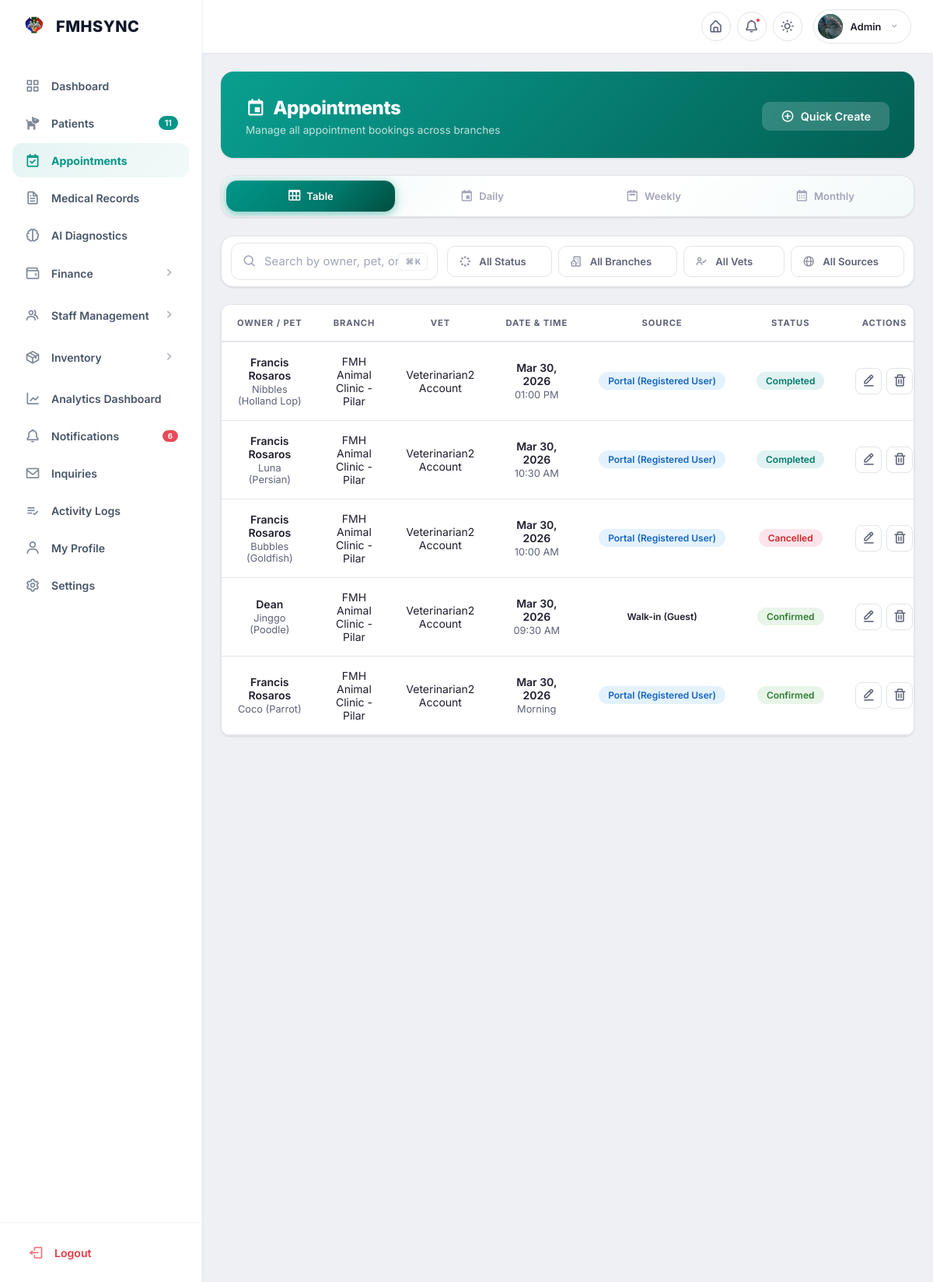
The page /appointments/admin/ (signed in) on the database as committed earlier.
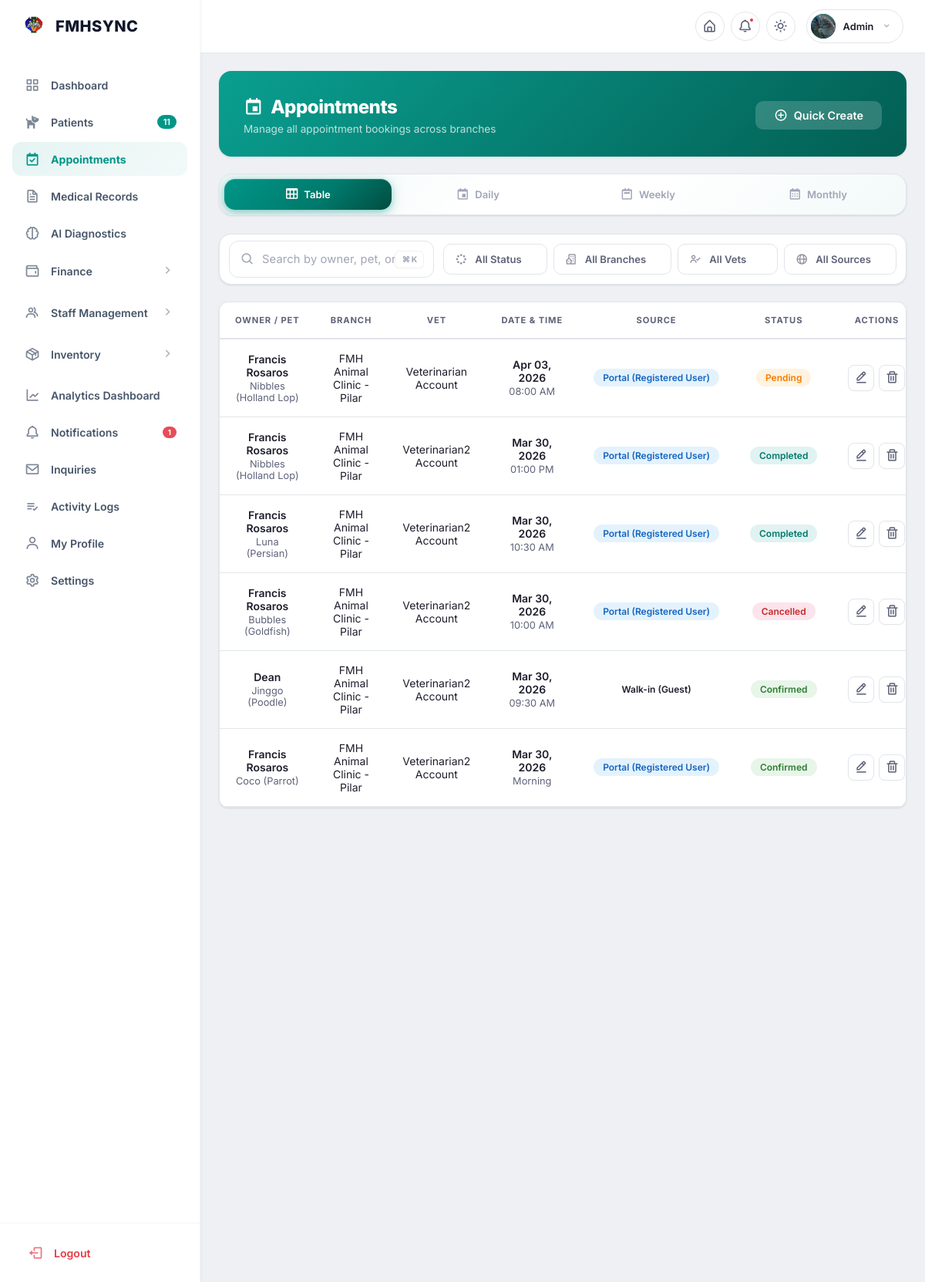
The same page on the database as committed later.
### appointments/models.py (models this page shows, shortened)
class Appointment(models.Model):
    class Source(models.TextChoices):
        WALKIN = 'WALKIN', 'Walk-in (Guest)'
        PORTAL = 'PORTAL', 'Portal (Registered User)'
    class Status(models.TextChoices):
        PENDING = 'PENDING', 'Pending'
        CONFIRMED = 'CONFIRMED', 'Confirmed'
        CANCELLED = 'CANCELLED', 'Cancelled'
        COMPLETED = 'COMPLETED', 'Completed'
    class Reason(models.TextChoices):
        GENERAL = 'GENERAL', 'General Consultation'
        ROUTINE = 'ROUTINE', 'Routine Check-up'
        VACCINATION = 'VACCINATION', 'Vaccination'
        SURGERY = 'SURGERY', 'Surgery'
        EMERGENCY = 'EMERGENCY', 'Emergency'
        OTHER = 'OTHER', 'Other'
    owner_name = models.CharField(max_length=200)
    owner_email = models.EmailField(blank=True)
    owner_phone = models.CharField(max_length=20, blank=True)
    owner_address = models.TextField(blank=True, help_text='Full address of the owner')
    pet_name = models.CharField(max_length=150)
    pet_species = models.CharField(max_length=60, blank=True, help_text='e.g. Dog, Cat, Bird')
    pet_breed = models.CharField(max_length=150, blank=True)
    pet_dob = models.CharField(max_length=50, blank=True, null=True, help_text='Date of birth (YYYY-MM-DD)')
    pet_sex = models.CharField(max_length=10, blank=True)
    pet_color = models.CharField(max_length=60, blank=True)
    pet_symptoms = models.TextField(
        blank=True, help_text='Specific symptoms recorded for this visit')
    pet = models.ForeignKey(
        'patients.Pet',
        on_delete=models.SET_NULL,
        null=True,
        blank=True,
        related_name='appointments',
        help_text='Link to a registered pet profile, if available.',
    )
    branch = models.ForeignKey(
        Branch,
        on_delete=models.CASCADE,
        related_name='appointments',
    )
    preferred_vet = models.ForeignKey(
        StaffMember,
        on_delete=models.SET_NULL,
        null=True,
        blank=True,
        related_name='appointments',
        limit_choices_to={'position': StaffMember.Position.VETERINARIAN},
    )
    appointment_date = models.DateField()
    appointment_time = models.TimeField()
    reason_for_visit = models.ForeignKey(
        'settings.ReasonForVisit',
        on_delete=models.SET_NULL,
        null=True,
        blank=True,
        related_name='appointments',
        help_text='Reason for the appointment visit',
    )
    reason = models.CharField(
        max_length=20,
        choices=Reason.choices,
        default=Reason.GENERAL,
        blank=True,
        help_text='Legacy reason field - use reason_for_visit instead',
    )
    source = models.CharField(
        max_length=10,
        choices=Source.choices,
        default=Source.WALKIN,
    )
    status = models.CharField(
        max_length=10,
        choices=Status.choices,
        default=Status.PENDING,
    )
    is_returning_customer = models.BooleanField(default=False)
    user = models.ForeignKey(
        'accounts.User',
        on_delete=models.SET_NULL,
        null=True,
        blank=True,
        related_name='appointments',
    )
    sale = models.ForeignKey(
        'pos.Sale',
        on_delete=models.SET_NULL,
        null=True,
        blank=True,
        related_name='appointments',
        help_text='Linked sale transaction when appointment is billed',
    )
    notes = models.TextField(blank=True, help_text='Additional notes')
    created_at = models.DateTimeField(auto_now_add=True)
    updated_at = models.DateTimeField(auto_now=True)
    class Meta:
        ordering = ['-appointment_date', '-appointment_time']
        indexes = [
            models.Index(fields=['appointment_date', 'appointment_time']),
            models.Index(fields=['status']),
            models.Index(fields=['appointment_date', 'status']),
            models.Index(fields=['branch', 'appointment_date']),
            models.Index(fields=['created_at']),
        ]
    def time_display(self):
        if not self.appointment_time:
            return ''
        if self.appointment_time.hour == 9 and self.appointment_time.minute == 0:
            return 'Morning'
        elif self.appointment_time.hour == 14 and self.appointment_time.minute == 0:
            return 'Afternoon'
        else:
            return self.appointment_time.strftime('%I:%M %p')
    @property
    def appointment_time_display(self):
        return self.time_display()
    @classmethod
    def cleanup_expired(cls):
        from datetime import timedelta
        cutoff = timezone.now() - timedelta(days=1)
        expired = cls.objects.filter(
            appointment_date__lt=cutoff.date(),
            status='PENDING',
        )
        count = expired.count()
        expired.delete()
        return count

### branches/models.py (models this page shows)
class Branch(models.Model):
    name = models.CharField(max_length=150, unique=True, help_text="Branch name (e.g. Downtown Clinic)")
    branch_code = models.CharField(max_length=50, unique=True, blank=True, null=True)
    phone_number = models.CharField(max_length=20)
    email = models.EmailField(blank=True, null=True)
    address = models.CharField(max_length=255)
    city = models.CharField(max_length=100)
    state = models.CharField(max_length=100)
    zip_code = models.CharField(max_length=20)
    clinic_license_number = models.CharField(
        max_length=100, blank=True,
        help_text='Clinic/branch registration or license number'
    )
    operating_hours = models.TextField(blank=True, null=True, help_text="e.g. Mon-Fri: 8am-6pm, Sat: 9am-2pm")
    is_active = models.BooleanField(default=True)
    google_maps_embed_url = models.URLField(
        max_length=1000,
        blank=True,
        help_text='Google Maps embed URL for iframe display'
    )
    google_maps_link = models.URLField(
        max_length=500,
        blank=True,
        help_text='Direct link to Google Maps location'
    )
    facebook_url = models.URLField(max_length=500, blank=True, help_text='Facebook page URL')
    instagram_url = models.URLField(max_length=500, blank=True, help_text='Instagram profile URL')
    messenger_url = models.URLField(max_length=500, blank=True, help_text='Facebook Messenger URL')
    tiktok_url = models.URLField(max_length=500, blank=True, help_text='TikTok profile URL')
    display_order = models.PositiveIntegerField(
        default=0,
        help_text='Order for contact page display (lower = first)'
    )
    badge_label = models.CharField(
        max_length=50,
        blank=True,
        help_text="Display badge (e.g., 'Main Branch', 'New!')"
    )
    created_at = models.DateTimeField(auto_now_add=True)
    updated_at = models.DateTimeField(auto_now=True)
    class Meta:
        verbose_name_plural = 'Branches'
        ordering = ['name']
    def __str__(self):
        return f'{self.name} — {self.city}'

### employees/models.py (models this page shows, shortened)
class StaffMember(SoftDeleteModel):
    class Position(models.TextChoices):
        VETERINARIAN = 'VETERINARIAN', 'Veterinarian'
        VET_ASSISTANT = 'VET_ASSISTANT', 'Vet Assistant'
        RECEPTIONIST = 'RECEPTIONIST', 'Receptionist'
        ADMIN = 'ADMIN', 'Admin'
        OJT = 'OJT', 'OJT'
    first_name = models.CharField(max_length=100)
    last_name = models.CharField(max_length=100)
    email = models.EmailField(blank=True)
    phone = models.CharField(max_length=20, blank=True)
    position = models.CharField(max_length=20, choices=Position.choices)
    salary = models.DecimalField(max_digits=10, decimal_places=2, default=0)
    branch = models.ForeignKey(
        Branch,
        on_delete=models.SET_NULL,
        null=True,
        blank=True,
        related_name='staff_members',
    )
    date_hired = models.DateField(null=True, blank=True)
    is_active = models.BooleanField(default=True)
    license_number = models.CharField(
        max_length=100, blank=True, help_text='PRC license number (for vets)')
    license_expiry = models.DateField(
        null=True, blank=True, help_text='License expiration date')
    user = models.OneToOneField(
        'accounts.User',
        on_delete=models.SET_NULL,
        null=True,
        blank=True,
        related_name='staff_profile',
    )
    created_at = models.DateTimeField(auto_now_add=True)
    updated_at = models.DateTimeField(auto_now=True)
    objects = StaffMemberManager()
    class Meta:
        ordering = ['last_name', 'first_name']
    def __str__(self):
        return f'{self.first_name} {self.last_name} — {self.get_position_display()}'
    @property
    def full_name(self):
        return f'{self.first_name} {self.last_name}'

### appointments/views.py (the view)
# urls.py: path('admin/', views.admin_list, name='admin_list'),
@login_required
@module_permission_required('appointments', 'VIEW')
def admin_list(request):
    Appointment.cleanup_expired()
    appointments = Appointment.objects.select_related(
        'branch', 'preferred_vet', 'user').all()
    q = request.GET.get('q', '').strip()
    if q:
        appointments = appointments.filter(
            Q(owner_name__icontains=q) |
            Q(pet_name__icontains=q) |
            Q(owner_email__icontains=q)
        )
    status = request.GET.get('status', '')
    if status:
        appointments = appointments.filter(status=status)
    branch_id = request.GET.get('branch', '')
    if branch_id:
        appointments = appointments.filter(branch_id=branch_id)
    source = request.GET.get('source', '')
    if source:
        appointments = appointments.filter(source=source)
    vet_id = request.GET.get('vet', '')
    if vet_id:
        appointments = appointments.filter(preferred_vet_id=vet_id)
    current_view = request.GET.get('view', 'table')
    branches = Branch.objects.filter(is_active=True)
    vets = StaffMember.objects.filter(
        user__assigned_role__code='veterinarian',
        is_active=True,
    ).select_related('user', 'user__assigned_role')
    quick_form = AdminQuickCreateForm()
    page_number = request.GET.get('page', 1)
    paginator = Paginator(appointments, 10)
    page_obj = paginator.get_page(page_number)
    return render(request, 'appointments/admin_list.html', {
        'appointments': page_obj,
        'page_obj': page_obj,
        'branches': branches,
        'vets': vets,
        'statuses': Appointment.Status.choices,
        'sources': Appointment.Source.choices,
        'q': q,
        'selected_status': status,
        'selected_branch': branch_id,
        'selected_source': source,
        'selected_vet': vet_id,
        'current_view': current_view,
        'quick_form': quick_form,
    })

### FMHANIMALCLINIC/form_mixins.py (called while the page is built)
def _add_css_class(widget, css_class):
    existing = widget.attrs.get('class', '')
    if css_class not in existing.split():
        widget.attrs['class'] = f"{existing} {css_class}".strip()

### accounts/models.py (called while the page is built)
    def is_pet_owner(self):
        if self.is_superuser:
            return False
        if self.assigned_role:
            return not self.assigned_role.is_staff_role
        return True  # Default to pet owner for safety if no role assigned

    def has_module_permission(self, module_code, permission_type=None):
        if self.is_superuser:
            return True
        if self.assigned_role:
            return self.assigned_role.has_module_permission(module_code, permission_type)
        return False

    def get_display_role(self):
        if self.is_superuser:
            return 'Super Administrator'
        if self.assigned_role:
            return self.assigned_role.name
        return 'Pet Owner'

### accounts/templatetags/permission_tags.py (called while the page is built)
@register.filter(name='has_module')
def has_module(user, module_code):
    if not user or not user.is_authenticated:
        return False
    return user.has_module_permission(module_code)

### utils/models.py (called while the page is built)
    def get_queryset(self):
        return super().get_queryset().filter(is_deleted=False)

### templates/appointments/admin_list.html (shortened to what the changed rows need)
{% extends 'base/portal_admin.html' %}
{% load static record_filters %}
{% block content %}
<div class="page-hero">
  <div class="page-hero-inner">
    <div class="page-hero-text">
      <h1><i class='bx bx-calendar-event'></i> Appointments</h1>
    </div>
  </div>
</div>
<div id="tableView">
{% if appointments %}
<div class="admin-table-card">
  <table class="admin-table">
    <thead>
      <tr>
        <th style="text-align: center;">Owner / Pet</th>
        <th style="text-align: center;">Branch</th>
        <th style="text-align: center;">Vet</th>
        <th style="text-align: center;">Date & Time</th>
        <th style="text-align: center;">Source</th>
        <th style="text-align: center;">Status</th>
        <th style="text-align: center;">Actions</th>
      </tr>
    </thead>
    <tbody>
      {% for appt in appointments %}
      <tr class="accordion-row searchable-row" data-id="{{ appt.pk }}"
          data-owner="{{ appt.owner_name }}"
          data-pet="{{ appt.pet_name }}"
          data-branch="{{ appt.branch.name }}"
          data-vet="{{ appt.preferred_vet.full_name|default:'Any available' }}"
          data-details-id="details-{{ appt.pk }}">
        <td style="text-align: center;">
          <div class="cell-stack" style="align-items: center;">
            <span class="cell-primary">{{ appt.owner_name }}</span>
            <span class="cell-secondary">{{ appt.pet_name }}{% if appt.pet_breed %} ({{ appt.pet_breed }}){% endif %}</span>
          </div>
        </td>
        <td style="text-align: center;">{{ appt.branch.name }}</td>
        <td style="text-align: center;">{{ appt.preferred_vet.full_name|default:"Any available" }}</td>
        <td style="text-align: center;">
          <div class="cell-stack" style="align-items: center;">
            <span class="cell-primary">{{ appt.appointment_date|date:"M d, Y" }}</span>
            <span class="cell-secondary">{{ appt.appointment_time_display }}</span>
          </div>
        </td>
        <td style="text-align: center;"><span class="admin-badge source-{{ appt.source|lower }}">{{ appt.get_source_display }}</span></td>
        <td style="text-align: center;"><span class="admin-badge {{ appt.status|lower }}">{{ appt.get_status_display }}</span></td>
        <td style="text-align: center;">
          <div class="actions-cell">
            <a href="{% url 'appointments:admin_edit' appt.pk %}" class="action-btn" title="Edit"><i class='bx bx-edit-alt'></i></a>
            <form method="POST" action="{% url 'appointments:admin_delete' appt.pk %}" style="display:inline;" onsubmit="return confirm('Delete this appointment?');">
              <button type="submit" class="action-btn danger" title="Delete"><i class='bx bx-trash'></i></button>
            </form>
          </div>
        </td>
      </tr>
      {% endfor %}
    </tbody>
  </table>
</div>
{% endif %}
</div>
{% endblock %}

### templates/base/portal_admin.html (shortened to what the changed rows need)
{% load static %}
{% load permission_tags %}
<!doctype html>
<html lang="en">
  <head>
    <link
      href="https://unpkg.com/boxicons@2.1.4/css/boxicons.min.css"
      rel="stylesheet"
    />
    <link rel="stylesheet" href="{% static 'css/base/messages.css' %}" />
    <link rel="stylesheet" href="{% static 'css/base/searchable-dropdown.css' %}" />
    <link
      rel="stylesheet"
      href="{% static 'css/accounts/portal_shared.css' %}"
    />
    <link
      rel="stylesheet"
      href="{% static 'css/accounts/portal_admin.css' %}"
    />
    <link rel="stylesheet" href="{% static 'css/accounts/dashboard.css' %}" />
    <link rel="stylesheet" href="{% static 'css/components/tab_bar.css' %}" />
    <link rel="stylesheet" href="{% static 'css/components/filter_bar.css' %}" />
    <link rel="stylesheet" href="{% static 'css/components/modern_pagination.css' %}" />
  </head>
  <body class="admin-portal">
    <div class="portal-wrapper" id="portalWrapper">
      <aside class="sidebar">
        <nav class="sidebar-nav">
          {% if user|has_module:'notifications' %}
          <a
            href="{% url 'notifications:admin_notifications' %}"
            class="sidebar-link {% if request.resolver_match.url_name == 'admin_notifications' %}active{% endif %}"
          >
            <i class="bx bx-bell"></i><span>Notifications</span>
            {% if unread_notifications_count > 0 %}
            <span class="badge">{{ unread_notifications_count }}</span>
            {% endif %}
          </a>
          {% endif %}
        </nav>
      </aside>
      <main class="portal-content">{% block content %}{% endblock %}</main>
    </div>
  </body>
</html>

Rows that differ between the two databases and show on the page:
added Appointment: owner_name "Francis Rosaros", pet_name "Nibbles", pet_breed "Holland Lop", branch.name "FMH Animal Clinic - Pilar", preferred_vet.full_name "Veterinarian Account", appointment_date "Apr 03, 2026", appointment_time_display "08:00 AM", source "Portal (Registered User)", status "Pending"
Other text that changed with them:
{{ unread_notifications_count }}: "6" → "1"
